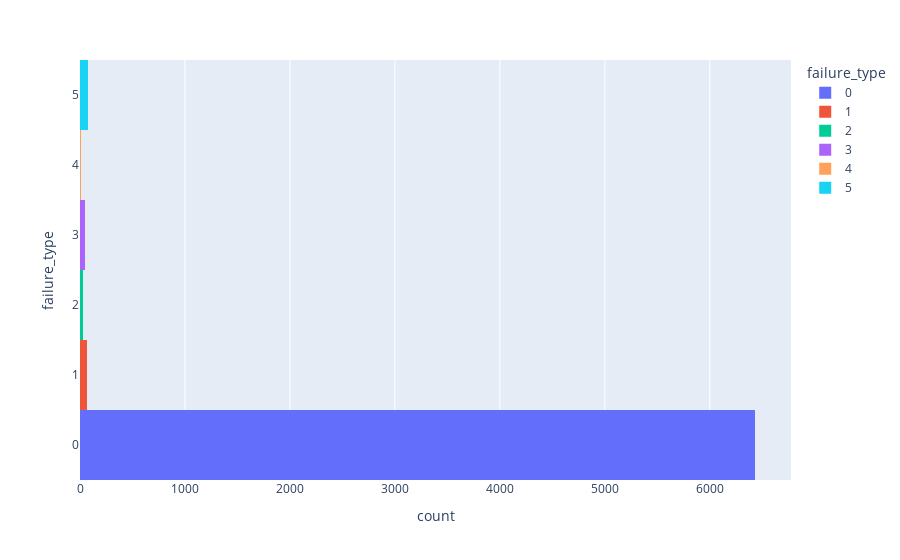

Source (notebook cell):
### Markdown cell above
**# Explorando os dados**

### Code cell
# Exibição da distribuição de classe da variável de destino

px.histogram(df_base, y="failure_type", color="failure_type")

### Figure 1 — Plotly figure (JSON) as saved in the notebook; plotly's stock layout.template omitted (floating-point values rounded to 4 significant figures; data arrays with more than 128 entries replaced by an {"elided": "..."} marker saying what was removed)
{"data": [{"alignmentgroup": "True", "bingroup": "y", "hovertemplate": "failure_type=%{y}<br>count=%{x}<extra></extra>", "legendgroup": "0", "marker": {"color": "#636efa", "pattern": {"shape": ""}}, "name": "0", "offsetgroup": "0", "orientation": "h", "showlegend": true, "type": "histogram", "xaxis": "x", "y": {"elided": "6435 int values"}, "yaxis": "y"}, {"alignmentgroup": "True", "bingroup": "y", "hovertemplate": "failure_type=%{y}<br>count=%{x}<extra></extra>", "legendgroup": "1", "marker": {"color": "#EF553B", "pattern": {"shape": ""}}, "name": "1", "offsetgroup": "1", "orientation": "h", "showlegend": true, "type": "histogram", "xaxis": "x", "y": [1, 1, 1, 1, 1, 1, 1, 1, 1, 1, 1, 1, 1, 1, 1, 1, 1, 1, 1, 1, 1, 1, 1, 1, 1, 1, 1, 1, 1, 1, 1, 1, 1, 1, 1, 1, 1, 1, 1, 1, 1, 1, 1, 1, 1, 1, 1, 1, 1, 1, 1, 1, 1, 1, 1, 1, 1, 1, 1, 1, 1, 1, 1], "yaxis": "y"}, {"alignmentgroup": "True", "bingroup": "y", "hovertemplate": "failure_type=%{y}<br>count=%{x}<extra></extra>", "legendgroup": "2", "marker": {"color": "#00cc96", "pattern": {"shape": ""}}, "name": "2", "offsetgroup": "2", "orientation": "h", "showlegend": true, "type": "histogram", "xaxis": "x", "y": [2, 2, 2, 2, 2, 2, 2, 2, 2, 2, 2, 2, 2, 2, 2, 2, 2, 2, 2, 2, 2, 2, 2, 2, 2, 2, 2, 2, 2, 2], "yaxis": "y"}, {"alignmentgroup": "True", "bingroup": "y", "hovertemplate": "failure_type=%{y}<br>count=%{x}<extra></extra>", "legendgroup": "3", "marker": {"color": "#ab63fa", "pattern": {"shape": ""}}, "name": "3", "offsetgroup": "3", "orientation": "h", "showlegend": true, "type": "histogram", "xaxis": "x", "y": [3, 3, 3, 3, 3, 3, 3, 3, 3, 3, 3, 3, 3, 3, 3, 3, 3, 3, 3, 3, 3, 3, 3, 3, 3, 3, 3, 3, 3, 3, 3, 3, 3, 3, 3, 3, 3, 3, 3, 3, 3, 3, 3, 3, 3, 3, 3, 3, 3, 3, 3, 3], "yaxis": "y"}, {"alignmentgroup": "True", "bingroup": "y", "hovertemplate": "failure_type=%{y}<br>count=%{x}<extra></extra>", "legendgroup": "4", "marker": {"color": "#FFA15A", "pattern": {"shape": ""}}, "name": "4", "offsetgroup": "4", "orientation": "h", "showlegend": true, "type": "histogram", "xaxis": "x", "y": [4, 4, 4, 4, 4, 4, 4, 4, 4, 4, 4, 4], "yaxis": "y"}, {"alignmentgroup": "True", "bingroup": "y", "hovertemplate": "failure_type=%{y}<br>count=%{x}<extra></extra>", "legendgroup": "5", "marker": {"color": "#19d3f3", "pattern": {"shape": ""}}, "name": "5", "offsetgroup": "5", "orientation": "h", "showlegend": true, "type": "histogram", "xaxis": "x", "y": [5, 5, 5, 5, 5, 5, 5, 5, 5, 5, 5, 5, 5, 5, 5, 5, 5, 5, 5, 5, 5, 5, 5, 5, 5, 5, 5, 5, 5, 5, 5, 5, 5, 5, 5, 5, 5, 5, 5, 5, 5, 5, 5, 5, 5, 5, 5, 5, 5, 5, 5, 5, 5, 5, 5, 5, 5, 5, 5, 5, 5, 5, 5, 5, 5, 5, 5, 5, 5, 5, 5, 5, 5, 5, 5], "yaxis": "y"}], "layout": {"barmode": "relative", "legend": {"title": {"text": "failure_type"}, "tracegroupgap": 0}, "margin": {"t": 60}, "xaxis": {"anchor": "y", "domain": [0, 1], "title": {"text": "count"}}, "yaxis": {"anchor": "x", "categoryarray": [5, 4, 3, 2, 1, 0], "categoryorder": "array", "domain": [0, 1], "title": {"text": "failure_type"}}}}
